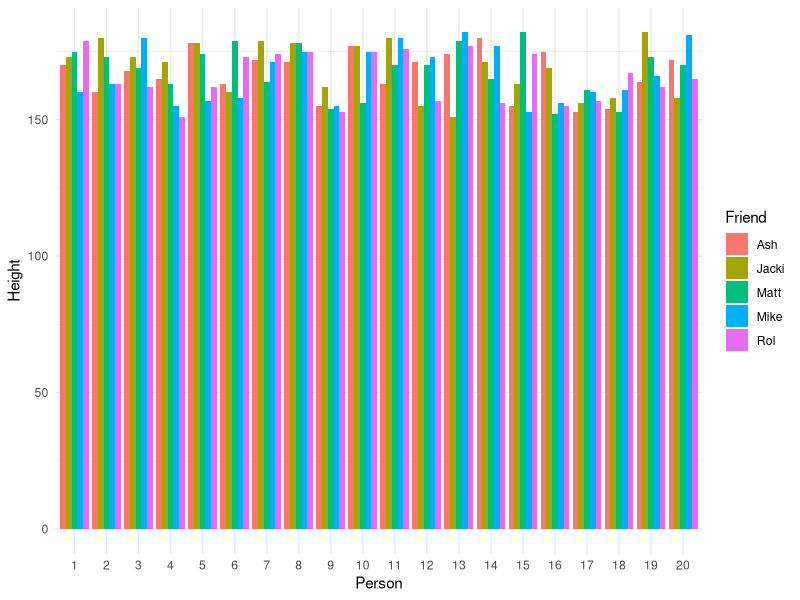

R code for this plot:
## ---- chunk 1
#### Workspace setup ####
library(tidyverse)
library(ggplot2)
## ---- chunk 2

#Simulate the 20 person height measurement per friend

set.seed(123)

# Simulate data
friends <- c("Rol", "Mike", "Matt", "Jacki", "Ash")
person <- 1:20

simulated_data <- data.frame(
  Friend = rep(friends, each = 20),
  Person = rep(person, times = 5),
  Height = sample(149:182, 100, replace = TRUE) 
)

simulated_data

# Test 1
simulated_data$Height|> min() >=149
simulated_data$Height|> max()==182

# Test 2
length(unique(simulated_data$Friend)) == 5

#Test 3
length(unique(simulated_data$Person)) == 20


#Bar Graph

ggplot(simulated_data, aes(x = factor(Person), y = Height, fill = Friend)) +
  geom_col(position = "dodge") +
  theme_minimal() +
  labs(x = "Person", y = "Height", fill = "Friend")

